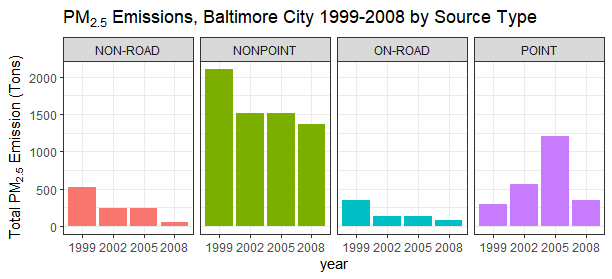

Generate this figure with R:
#Of the four types of sources indicated by the type\color{red}{\verb|type|}type (point, nonpoint, onroad, nonroad) variable, which of these four sources have seen decreases in emissions from 1999–2008 for Baltimore City? Which have seen increases in emissions from 1999–2008? Use the ggplot2 plotting system to make a plot answer this question
library(ggplot2)
ggemissions <- ggplot(baltimoreNEI,aes(factor(year),Emissions,fill=type)) +
  geom_bar(stat="identity") +
  theme_bw() + guides(fill=FALSE)+
  facet_grid(.~type,scales = "free",space="free") + 
  labs(x="year", y=expression("Total PM"[2.5]*" Emission (Tons)")) + 
  labs(title=expression("PM"[2.5]*" Emissions, Baltimore City 1999-2008 by Source Type"))
print(ggemissions)
